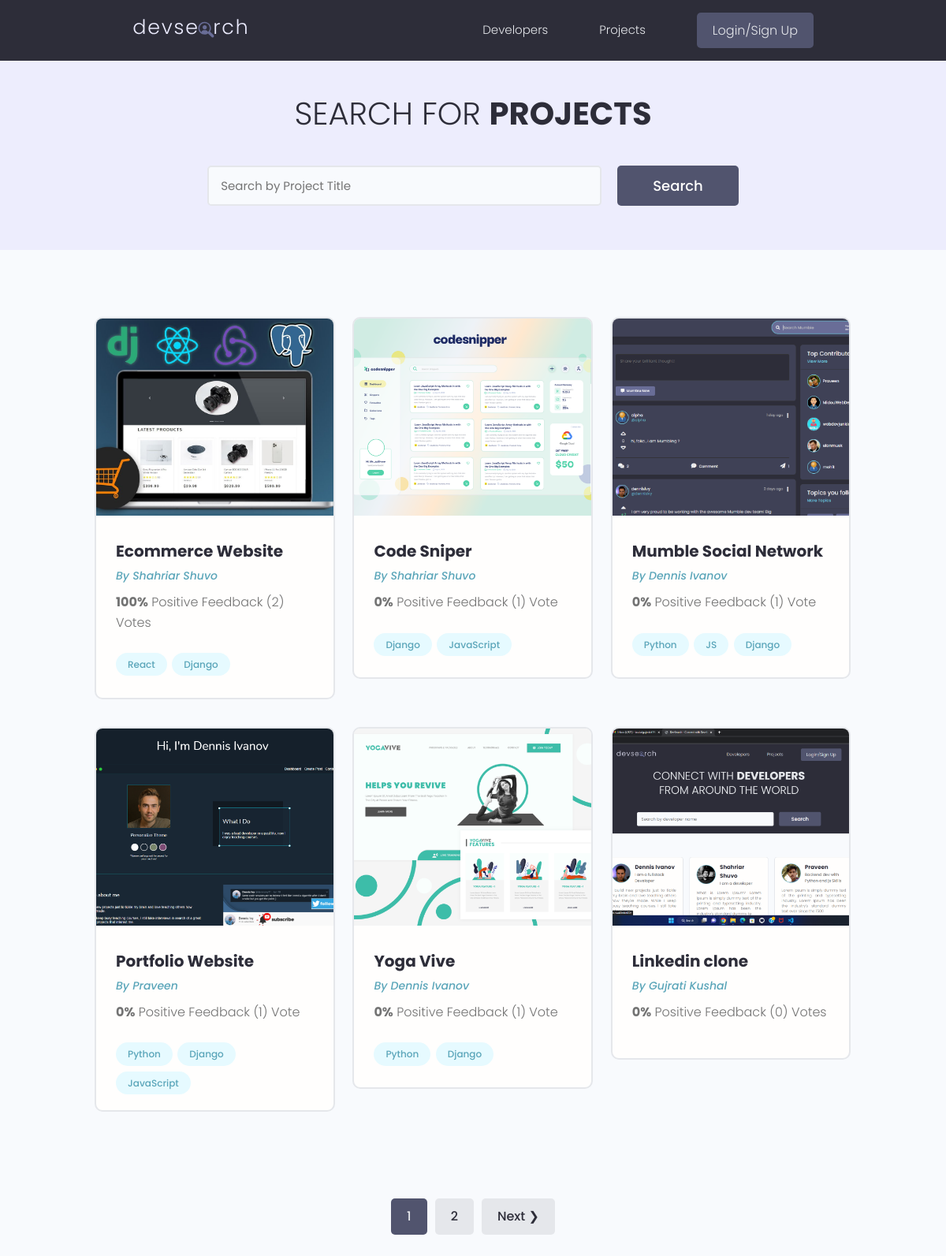
/projects/, run on the app's committed database.
### projects/models.py (models this page shows, shortened)
class Project(models.Model):
    owner = models.ForeignKey(
        Profile, null=True, blank=True, on_delete=models.CASCADE)
    title = models.CharField(max_length=200)
    description = models.TextField(null=True, blank=True)
    featured_image = models.ImageField(
        null=True, blank=True, default="default.jpg")
    demo_link = models.CharField(max_length=2000, null=True, blank=True)
    source_link = models.CharField(max_length=2000, null=True, blank=True)
    tags = models.ManyToManyField('Tag', blank=True)
    vote_total = models.IntegerField(default=0, null=True, blank=True)
    vote_ratio = models.IntegerField(default=0, null=True, blank=True)
    created = models.DateTimeField(auto_now_add=True)
    id = models.UUIDField(default=uuid.uuid4, unique=True,
                          primary_key=True, editable=False)
    class Meta:
        ordering = ['-vote_ratio', '-vote_total', 'title']
    @property
    def imageURL(self):
        try:
            url = self.featured_image.url
        except:
            url = ''
        return url

class Tag(models.Model):
    name = models.CharField(max_length=200)
    created = models.DateTimeField(auto_now_add=True)
    id = models.UUIDField(default=uuid.uuid4, unique=True,
                          primary_key=True, editable=False)
    def __str__(self):
        return self.name

### users/models.py (models this page shows, shortened)
class Profile(models.Model):
    user = models.OneToOneField(
        User, on_delete=models.CASCADE, null=True, blank=True)
    name = models.CharField(max_length=200, blank=True, null=True)
    email = models.EmailField(max_length=500, blank=True, null=True)
    username = models.CharField(max_length=200, blank=True, null=True)
    location = models.CharField(max_length=200, blank=True, null=True)
    short_intro = models.CharField(max_length=200, blank=True, null=True)
    bio = models.TextField(blank=True, null=True)
    profile_image = models.ImageField(
        null=True, blank=True, upload_to='profiles/', default="profiles/user-default.png")
    social_github = models.CharField(max_length=200, blank=True, null=True)
    social_twitter = models.CharField(max_length=200, blank=True, null=True)
    social_linkedin = models.CharField(max_length=200, blank=True, null=True)
    social_youtube = models.CharField(max_length=200, blank=True, null=True)
    social_website = models.CharField(max_length=200, blank=True, null=True)
    created = models.DateTimeField(auto_now_add=True)
    id = models.UUIDField(default=uuid.uuid4, unique=True,
                          primary_key=True, editable=False)
    class Meta:
        ordering = ['created']

### projects/views.py (the view)
# urls.py: path('projects/', views.getProjects),
def projects(request):
    projects, search_query = searchProjects(request)
    custom_range, projects = paginateProjects(request, projects, 6)
    context = {'projects': projects,
               'search_query': search_query, 'custom_range': custom_range}
    return render(request, 'projects/projects.html', context)

### projects/utils.py (called while the page is built)
def paginateProjects(request, projects, results):
    page = request.GET.get('page')
    paginator = Paginator(projects, results)
    try:
        projects = paginator.page(page)
    except PageNotAnInteger:
        page = 1
        projects = paginator.page(page)
    except EmptyPage:
        page = paginator.num_pages
        projects = paginator.page(page)
    leftIndex = (int(page) - 4)
    if leftIndex < 1:
        leftIndex = 1
    rightIndex = (int(page) + 5)
    if rightIndex > paginator.num_pages:
        rightIndex = paginator.num_pages + 1
    custom_range = range(leftIndex, rightIndex)
    return custom_range, projects

def searchProjects(request):
    search_query = ''
    if request.GET.get('search_query'):
        search_query = request.GET.get('search_query')
    tags = Tag.objects.filter(name__icontains=search_query)
    projects = Project.objects.distinct().filter(
        Q(title__icontains=search_query) |
        Q(description__icontains=search_query) |
        Q(owner__name__icontains=search_query) |
        Q(tags__in=tags)
    )
    return projects, search_query

### projects/templates/projects/projects.html (shortened to what this page needs)
{% extends 'main.html' %}
{% block content %}
<main class="projects">
    <section class="hero-section text-center">
        <div class="container container--narrow">
            <div class="hero-section__box">
                <h2>Search for <span>Projects</span></h2>
            </div>
            <div class="hero-section__search">
                <form id='searchForm' class="form" action="{% url 'projects' %}" method="get">
                    <div class="form__field">
                        <input class="input input--text" id="formInput#search" type="text" name="search_query"
                            placeholder="Search by Project Title" value="{{search_query}}" />
                    </div>
                    <input class="btn btn--sub btn--lg" type="submit" value="Search" />
                </form>
            </div>
        </div>
    </section>
    <section class="projectsList">
        <div class="container">
            <div class="grid grid--three">
                {% for project in projects %}
                <div class="column">
                    <div class="card project">
                        <a href="{% url 'project' project.id %}" class="project">
                            <img class="project__thumbnail" src="{{project.imageURL}}" alt="project thumbnail" />
                            <div class="card__body">
                                <h3 class="project__title">{{project.title}}</h3>
                                <p><a class="project__author" href="{% url 'user-profile' project.owner.id %}">By
                                        {{project.owner.name}}</a>
                                </p>
                                <p class="project--rating">
                                    <span style="font-weight: bold;">{{project.vote_ratio}}%</span> Positive
                                    Feedback ({{project.vote_total}}) Vote{{project.vote_total|pluralize:"s"}}
                                </p>
                                <div class="project__tags">
                                    {% for tag in project.tags.all %}
                                    <span class="tag tag--pill tag--main">
                                        <small>{{tag}}</small>
                                    </span>
                                    {% endfor %}
                                </div>
                            </div>
                        </a>
                    </div>
                </div>
                {% endfor %}
            </div>
        </div>
    </section>
    {% include 'pagination.html' with queryset=projects custom_range=custom_range %}
</main>
{% endblock %}

### templates/main.html (shortened to what this page needs)
<!DOCTYPE html>
{% load static %}
<html>
<head>
    <link rel="stylesheet" href="https://cdn.iconmonstr.com/1.3.0/css/iconmonstr-iconic-font.min.css" />
    <link rel="stylesheet" href="{% static 'uikit/styles/uikit.css' %}" />
    <link rel="stylesheet" href="{% static 'styles/app.css' %}" />
</head>
<body>
    {% include 'navbar.html' %}
    {% block content %}
    {% endblock content %}
</body>
</html>

### templates/navbar.html (shortened to what this page needs)
{% load static %}
<header class="header">
    <div class="container container--narrow">
        <a href="{% url 'profiles' %}" class="header__logo">
            <img src="{% static 'images/logo.svg' %} " alt="DevSearch Logo" />
        </a>
        <nav class="header__nav">
            <ul class="header__menu">
                <li class="header__menuItem"><a href="{% url 'profiles' %}">Developers</a></li>
                <li class="header__menuItem"><a href="{% url 'projects' %}">Projects</a></li>
                {% if request.user.is_authenticated %}
                <li class="header__menuItem"><a href="{% url 'inbox' %}">Inbox</a></li>
                <li class="header__menuItem"><a href="{% url 'account' %}">Account</a></li>
                <li class="header__menuItem"><a href="{% url 'logout' %}" class="btn btn--sub">Logout</a></li>
                {% else %}
                <li class="header__menuItem"><a href="{% url 'login' %}" class="btn btn--sub">Login/Sign Up</a></li>
                {% endif %}
            </ul>
        </nav>
    </div>
</header>

### templates/pagination.html (shortened to what this page needs)
{% if queryset.has_other_pages %}
<div class="pagination">
    <ul class="container">
        {% for page in custom_range %}
        {% if page == queryset.number%}
        <li><a href="?page={{page}}" class="btn page-link btn--sub" data-page="{{page}}">{{page}}</a></li>
        {% else %}
        <li><a href="?page={{page}}" class="btn page-link" data-page="{{page}}">{{page}}</a></li>
        {% endif %}
        {% endfor %}
        {% if queryset.has_next %}
        <li><a href="?page={{queryset.next_page_number}}" class="btn page-link"
                data-page="{{queryset.next_page_number}}">Next &#10095;</a></li>
        {% endif %}
    </ul>
</div>
{% endif %}

### static/styles/app.css (style rules this page uses)
:root { --color-sub: #2d2d39; }
.btn--sub { background-color: var(--color-sub-light); }
.card { border: 2px solid var(--color-light); }
img { width: 100%; }
.header { position: sticky; z-index: 111; background-color: var(--color-sub); padding: 1.5rem 0; }
.header > .container { display: flex; justify-content: space-between; align-items: center; }
.header__logo > img { height: 3.8rem; }
.header__nav > ul { display: inline-flex; align-items: center; list-style: none; gap: 6.5rem; }
.header__menuItem > a { color: var(--color-light); font-weight: 300; }
.hero-section { height: 40vh; display: flex; align-items: center; background-color: var(--color-sub); }
.hero-section__box { margin-bottom: 4rem; }
.hero-section__box > h2, .hero-section__box > h2 > span { font-size: 4rem; color: var(--color-light); line-height: 1.3; text-transform: uppercase; }
.hero-section__box > h2 { font-weight: 300; }
.hero-section__box > h2 > span { font-weight: 700; }
.hero-section__search > .form { display: flex; align-items: center; justify-content: center; gap: 2rem; }
.hero-section__search > .form input.input--text { width: 50rem; }
.pagination { margin-top: 8rem; margin-bottom: 10rem; }
.pagination > ul { flex-wrap: wrap; list-style: none; display: flex; align-items: center; justify-content: center; gap: 1rem; }
.pagination .btn { color: var(--color-sub); }
.pagination .btn.btn--sub { color: var(--color-light); }
.project__author { font-size: 1.4rem; font-style: italic; }
.project--rating { margin-bottom: 1.6em; margin-top: .5em; }
.projects > .hero-section { background: var(--color-sub-lighter); height: 30vh; }
.projects .hero-section__box { margin-bottom: 2.5rem; }
.projects .hero-section__box > h2 { color: var(--color-sub); }
.projects .hero-section__box > h2 > span { font-weight: 700; color: var(--color-sub); }
.projectsList { margin-top: 8rem; }
.project__thumbnail { height: 25rem; object-fit: cover; object-position: top center; }
.project__title { font-size: 2rem; font-weight: 700; color: var(--color-sub); }

### static/uikit/styles/modules/_variables.css (style rules this page uses)
:root { --color-main: #5aa5b9; --color-main-light: #e6faff; --color-sub: #3f4156; --color-sub-light: #51546e; --color-sub-lighter: #ededfd; --color-text: #737373; --color-gray: #8b8b8b; --color-light: #e5e7eb; --color-light-gray: #767676; --color-bg: #f8fafd; --color-white: #fffefd; --color-white-light: #f3f3f3; --color-success: #359e64; --color-success-bg: #def8e8; --color-error: #fc4b0b; --color-error-bg: #fff2ee; --font-base: 'Poppins', arial, helvetica, 'Segoe UI', roboto, ubuntu, sans-serif; --font-monospace: 'Fira Code', 'Courier New', courier, monospace; --font-regular: 300; --font-medium: 500; --font-bold: 700; --generic-shadow: 1px 1px 5px #00000010; --generic-transition: all 0.3s ease-in-out; }

### static/uikit/styles/modules/_base.css (style rules this page uses)
* { margin: 0; padding: 0; box-sizing: border-box; text-rendering: optimizeLegibility; color: inherit; font-size: inherit; }
html { font-size: 50%; }
@media only screen and (min-width: 480px) { html { font-size: 56.25%; } }
@media only screen and (min-width: 1200px) { html { font-size: 62.5%; } }
body { line-height: 1.6; font-weight: 400; font-size: 1.5rem; color: var(--color-text); background-color: var(--color-bg); min-height: 100vh; }

### static/uikit/styles/modules/_typography.css (style rules this page uses)
* { font-family: var(--font-base); }
h2 { font-size: 3.6rem; font-weight: var(--font-bold); }
h3 { font-size: 3.2rem; font-weight: var(--font-medium); }
p, span, strong { font-size: 1.6rem; color: var(--color-text); font-weight: var(--font-regular); }
a { padding-bottom: 2px; text-decoration: none; display: inline-block; color: var(--color-main); font-weight: var(--font-medium); }

### static/uikit/styles/modules/_utilities.css (style rules this page uses)
.container { width: 92%; max-width: 165rem; margin: 0 auto; box-sizing: border-box; }
.container--narrow { width: 92%; max-width: 120rem; }
@media screen and (min-width: 1000px) { .container { width: 90%; } }
@media screen and (min-width: 1000px) { .container--narrow { width: 85%; } }
@media screen and (min-width: 1200px) { .container { width: 80%; } }
@media screen and (min-width: 1200px) { .container--narrow { width: 72%; } }
.text-center { text-align: center; }

### static/uikit/styles/modules/_card.css (style rules this page uses)
.card { border-radius: 1rem; background-color: var(--color-white); border: 1.5px solid var(--color-light); width: auto; height: auto; margin-top: 0.5rem; margin-bottom: 0.5rem; overflow: hidden; }
.card__body, .card__header { padding: 2rem 2.5rem; }

### data on the page
Project: imageURL (picture), title "Ecommerce Website", owner.name "Shahriar Shuvo", vote_ratio "100", vote_total "2"
Tag: name "React"
Tag: name "Django"
Project: imageURL (picture), title "Code Sniper", owner.name "Shahriar Shuvo", vote_ratio "0", vote_total "1"
Tag: name "JavaScript"
Project: imageURL (picture), title "Mumble Social Network", owner.name "Dennis Ivanov", vote_ratio "0", vote_total "1"
Tag: name "Python"
Tag: name "JS"
Project: imageURL (picture), title "Portfolio Website", owner.name "Praveen", vote_ratio "0", vote_total "1"
Project: imageURL (picture), title "Yoga Vive", owner.name "Dennis Ivanov", vote_ratio "0", vote_total "1"
Project: imageURL (picture), title "Linkedin clone", owner.name "Gujrati Kushal", vote_ratio "0", vote_total "0"

### other printed values
{{ page }} "1"
{{ page }} "2"
